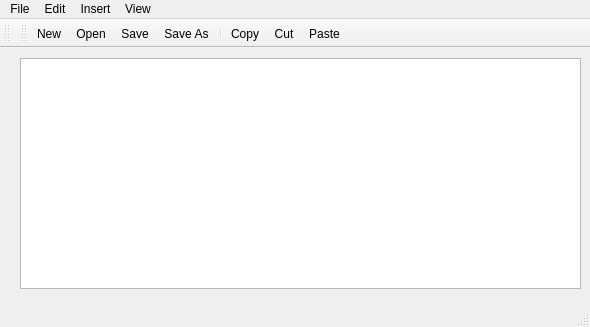
<?xml version="1.0" encoding="UTF-8"?>
<ui version="4.0">
 <class>MainWindowClass</class>
 <widget class="QMainWindow" name="MainWindowClass">
  <property name="geometry">
   <rect>
    <x>0</x>
    <y>0</y>
    <width>590</width>
    <height>327</height>
   </rect>
  </property>
  <property name="windowTitle">
   <string>MainWindow</string>
  </property>
  <widget class="QWidget" name="centralWidget">
   <widget class="QPlainTextEdit" name="plainTextEdit">
    <property name="geometry">
     <rect>
      <x>20</x>
      <y>10</y>
      <width>561</width>
      <height>231</height>
     </rect>
    </property>
   </widget>
  </widget>
  <widget class="QMenuBar" name="menuBar">
   <property name="geometry">
    <rect>
     <x>0</x>
     <y>0</y>
     <width>590</width>
     <height>21</height>
    </rect>
   </property>
   <widget class="QMenu" name="menuFile">
    <property name="title">
     <string>File</string>
    </property>
    <addaction name="actionNew"/>
    <addaction name="actionOpen"/>
    <addaction name="actionSave"/>
    <addaction name="actionSave_As"/>
    <addaction name="separator"/>
    <addaction name="actionExit"/>
   </widget>
   <widget class="QMenu" name="menuEdit">
    <property name="title">
     <string>Edit</string>
    </property>
    <addaction name="actionCopy"/>
    <addaction name="actionCut"/>
    <addaction name="actionPaste"/>
    <addaction name="separator"/>
    <addaction name="actionSelect_All"/>
    <addaction name="actionSelect_None"/>
   </widget>
   <widget class="QMenu" name="menuInsert">
    <property name="title">
     <string>Insert</string>
    </property>
    <addaction name="actionAnimals"/>
    <addaction name="actionShapes"/>
    <addaction name="actionFood"/>
   </widget>
   <widget class="QMenu" name="menuView">
    <property name="title">
     <string>View</string>
    </property>
    <addaction name="actionToolbar_top"/>
    <addaction name="actionToolbar_bottom"/>
    <addaction name="actionToolbar_left"/>
    <addaction name="actionToolbar_right"/>
    <addaction name="separator"/>
    <addaction name="actionToolbar_floatable"/>
    <addaction name="actionToolbar_movable"/>
   </widget>
   <addaction name="menuFile"/>
   <addaction name="menuEdit"/>
   <addaction name="menuInsert"/>
   <addaction name="menuView"/>
  </widget>
  <widget class="QToolBar" name="mainToolBar">
   <attribute name="toolBarArea">
    <enum>TopToolBarArea</enum>
   </attribute>
   <attribute name="toolBarBreak">
    <bool>false</bool>
   </attribute>
  </widget>
  <widget class="QStatusBar" name="statusBar"/>
  <widget class="QToolBar" name="toolBar">
   <property name="windowTitle">
    <string>toolBar</string>
   </property>
   <attribute name="toolBarArea">
    <enum>TopToolBarArea</enum>
   </attribute>
   <attribute name="toolBarBreak">
    <bool>false</bool>
   </attribute>
   <addaction name="actionNew"/>
   <addaction name="actionOpen"/>
   <addaction name="actionSave"/>
   <addaction name="actionSave_As"/>
   <addaction name="separator"/>
   <addaction name="actionCopy"/>
   <addaction name="actionCut"/>
   <addaction name="actionPaste"/>
  </widget>
  <action name="actionNew">
   <property name="icon">
    <iconset resource="mainwindow.qrc">
     <normaloff>:/files/images/new.png</normaloff>:/files/images/new.png</iconset>
   </property>
   <property name="text">
    <string>New</string>
   </property>
  </action>
  <action name="actionOpen">
   <property name="icon">
    <iconset resource="mainwindow.qrc">
     <normaloff>:/files/images/open.png</normaloff>:/files/images/open.png</iconset>
   </property>
   <property name="text">
    <string>Open</string>
   </property>
  </action>
  <action name="actionSave">
   <property name="icon">
    <iconset resource="mainwindow.qrc">
     <normaloff>:/files/images/save.png</normaloff>:/files/images/save.png</iconset>
   </property>
   <property name="text">
    <string>Save</string>
   </property>
  </action>
  <action name="actionSave_As">
   <property name="icon">
    <iconset resource="mainwindow.qrc">
     <normaloff>:/files/images/saveas.png</normaloff>:/files/images/saveas.png</iconset>
   </property>
   <property name="text">
    <string>Save As</string>
   </property>
  </action>
  <action name="actionExit">
   <property name="text">
    <string>Exit</string>
   </property>
  </action>
  <action name="actionCopy">
   <property name="icon">
    <iconset resource="mainwindow.qrc">
     <normaloff>:/files/images/copy.png</normaloff>:/files/images/copy.png</iconset>
   </property>
   <property name="text">
    <string>Copy</string>
   </property>
  </action>
  <action name="actionCut">
   <property name="icon">
    <iconset resource="mainwindow.qrc">
     <normaloff>:/files/images/cut.png</normaloff>:/files/images/cut.png</iconset>
   </property>
   <property name="text">
    <string>Cut</string>
   </property>
  </action>
  <action name="actionPaste">
   <property name="icon">
    <iconset resource="mainwindow.qrc">
     <normaloff>:/files/images/paste.png</normaloff>:/files/images/paste.png</iconset>
   </property>
   <property name="text">
    <string>Paste</string>
   </property>
  </action>
  <action name="actionSelect_All">
   <property name="icon">
    <iconset resource="mainwindow.qrc">
     <normaloff>:/files/images/selectall.png</normaloff>:/files/images/selectall.png</iconset>
   </property>
   <property name="text">
    <string>Select All</string>
   </property>
  </action>
  <action name="actionSelect_None">
   <property name="icon">
    <iconset resource="mainwindow.qrc">
     <normaloff>:/files/images/selectnone.png</normaloff>:/files/images/selectnone.png</iconset>
   </property>
   <property name="text">
    <string>Select None</string>
   </property>
  </action>
  <action name="actionAnimals">
   <property name="text">
    <string>Animals</string>
   </property>
  </action>
  <action name="actionShapes">
   <property name="text">
    <string>Shapes</string>
   </property>
  </action>
  <action name="actionFood">
   <property name="text">
    <string>Food</string>
   </property>
  </action>
  <action name="actionToolbar_top">
   <property name="text">
    <string>Toolbar top</string>
   </property>
  </action>
  <action name="actionToolbar_bottom">
   <property name="text">
    <string>Toolbar bottom</string>
   </property>
  </action>
  <action name="actionToolbar_left">
   <property name="text">
    <string>Toolbar left</string>
   </property>
  </action>
  <action name="actionToolbar_right">
   <property name="text">
    <string>Toolbar right</string>
   </property>
  </action>
  <action name="actionToolbar_floatable">
   <property name="checkable">
    <bool>true</bool>
   </property>
   <property name="text">
    <string>Toolbar floatable</string>
   </property>
  </action>
  <action name="actionToolbar_movable">
   <property name="checkable">
    <bool>true</bool>
   </property>
   <property name="text">
    <string>Toolbar movable</string>
   </property>
  </action>
 </widget>
 <layoutdefault spacing="6" margin="11"/>
 <resources>
  <include location="mainwindow.qrc"/>
 </resources>
 <connections/>
</ui>
